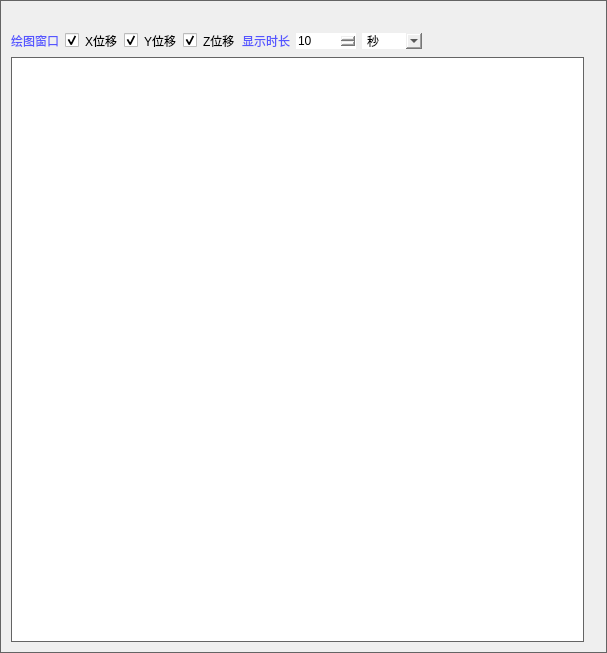
<?xml version="1.0" encoding="UTF-8"?>
<ui version="4.0">
 <class>DrawingDock</class>
 <widget class="QDockWidget" name="DrawingDock">
  <property name="geometry">
   <rect>
    <x>0</x>
    <y>0</y>
    <width>607</width>
    <height>653</height>
   </rect>
  </property>
  <property name="minimumSize">
   <size>
    <width>561</width>
    <height>225</height>
   </size>
  </property>
  <property name="mouseTracking">
   <bool>true</bool>
  </property>
  <property name="tabletTracking">
   <bool>true</bool>
  </property>
  <property name="acceptDrops">
   <bool>true</bool>
  </property>
  <property name="windowIcon">
   <iconset>
    <normaloff>:/toolBar/可视化.png</normaloff>:/toolBar/可视化.png</iconset>
  </property>
  <property name="styleSheet">
   <string notr="true">border:1px solid;
border-color: rgb(100, 100, 100);</string>
  </property>
  <property name="floating">
   <bool>false</bool>
  </property>
  <property name="allowedAreas">
   <set>Qt::AllDockWidgetAreas</set>
  </property>
  <property name="windowTitle">
   <string>实时曲线</string>
  </property>
  <widget class="QWidget" name="widget">
   <layout class="QGridLayout" name="gridLayout_5">
    <item row="2" column="0">
     <layout class="QVBoxLayout" name="verticalLayout">
      <item>
       <layout class="QGridLayout" name="gridLayout_4">
        <item row="1" column="0">
         <widget class="QListWidget" name="listWidget">
          <property name="frameShape">
           <enum>QFrame::Box</enum>
          </property>
          <property name="horizontalScrollMode">
           <enum>QAbstractItemView::ScrollPerPixel</enum>
          </property>
         </widget>
        </item>
       </layout>
      </item>
     </layout>
    </item>
    <item row="0" column="0">
     <widget class="QPushButton" name="pushButton_setting">
      <property name="sizePolicy">
       <sizepolicy hsizetype="Fixed" vsizetype="Fixed">
        <horstretch>0</horstretch>
        <verstretch>0</verstretch>
       </sizepolicy>
      </property>
      <property name="styleSheet">
       <string notr="true">border:0px;
</string>
      </property>
      <property name="text">
       <string/>
      </property>
      <property name="icon">
       <iconset resource="../resource/BiVMS2020.qrc">
        <normaloff>:/test/BiVMS/魔方1.png</normaloff>:/test/BiVMS/魔方1.png</iconset>
      </property>
      <property name="iconSize">
       <size>
        <width>20</width>
        <height>20</height>
       </size>
      </property>
     </widget>
    </item>
    <item row="1" column="0" colspan="3">
     <widget class="QWidget" name="widget_setting" native="true">
      <property name="styleSheet">
       <string notr="true">border:0px;</string>
      </property>
      <layout class="QGridLayout" name="gridLayout_3">
       <property name="leftMargin">
        <number>0</number>
       </property>
       <property name="topMargin">
        <number>0</number>
       </property>
       <property name="rightMargin">
        <number>0</number>
       </property>
       <property name="bottomMargin">
        <number>0</number>
       </property>
       <item row="0" column="0">
        <layout class="QGridLayout" name="gridLayout_2">
         <item row="0" column="0">
          <layout class="QHBoxLayout" name="horizontalLayout">
           <item>
            <widget class="QLabel" name="label_2">
             <property name="styleSheet">
              <string notr="true">border:0px;
font: 9pt &quot;微软雅黑&quot;;
color: rgb(85, 85, 255);</string>
             </property>
             <property name="text">
              <string>绘图窗口</string>
             </property>
            </widget>
           </item>
           <item>
            <widget class="QCheckBox" name="checkBox_showX">
             <property name="styleSheet">
              <string notr="true">border:0px;
font: 9pt &quot;微软雅黑&quot;;</string>
             </property>
             <property name="text">
              <string>X位移</string>
             </property>
             <property name="checked">
              <bool>true</bool>
             </property>
            </widget>
           </item>
           <item>
            <widget class="QCheckBox" name="checkBox_showY">
             <property name="styleSheet">
              <string notr="true">border:0px;
font: 9pt &quot;微软雅黑&quot;;</string>
             </property>
             <property name="text">
              <string>Y位移</string>
             </property>
             <property name="checked">
              <bool>true</bool>
             </property>
            </widget>
           </item>
           <item>
            <widget class="QCheckBox" name="checkBox_showZ">
             <property name="styleSheet">
              <string notr="true">border:0px;
font: 9pt &quot;微软雅黑&quot;;</string>
             </property>
             <property name="text">
              <string>Z位移</string>
             </property>
             <property name="checked">
              <bool>true</bool>
             </property>
            </widget>
           </item>
           <item>
            <widget class="QLabel" name="label_3">
             <property name="styleSheet">
              <string notr="true">border:0px;
font: 9pt &quot;微软雅黑&quot;;
color: rgb(85, 85, 255);</string>
             </property>
             <property name="text">
              <string>显示时长</string>
             </property>
            </widget>
           </item>
           <item>
            <widget class="QSpinBox" name="spinBox_count">
             <property name="sizePolicy">
              <sizepolicy hsizetype="Fixed" vsizetype="Fixed">
               <horstretch>0</horstretch>
               <verstretch>0</verstretch>
              </sizepolicy>
             </property>
             <property name="minimumSize">
              <size>
               <width>60</width>
               <height>0</height>
              </size>
             </property>
             <property name="styleSheet">
              <string notr="true">border:0px;
font: 9pt &quot;微软雅黑&quot;;
</string>
             </property>
             <property name="minimum">
              <number>1</number>
             </property>
             <property name="maximum">
              <number>59</number>
             </property>
             <property name="value">
              <number>10</number>
             </property>
            </widget>
           </item>
           <item>
            <widget class="QComboBox" name="comboBox_time">
             <property name="sizePolicy">
              <sizepolicy hsizetype="Fixed" vsizetype="Fixed">
               <horstretch>0</horstretch>
               <verstretch>0</verstretch>
              </sizepolicy>
             </property>
             <property name="minimumSize">
              <size>
               <width>60</width>
               <height>0</height>
              </size>
             </property>
             <property name="maximumSize">
              <size>
               <width>80</width>
               <height>16777215</height>
              </size>
             </property>
             <property name="styleSheet">
              <string notr="true">border:0px;
font: 9pt &quot;微软雅黑&quot;;
</string>
             </property>
             <item>
              <property name="text">
               <string>秒</string>
              </property>
             </item>
             <item>
              <property name="text">
               <string>分</string>
              </property>
             </item>
             <item>
              <property name="text">
               <string>时</string>
              </property>
             </item>
            </widget>
           </item>
           <item>
            <spacer name="horizontalSpacer_2">
             <property name="orientation">
              <enum>Qt::Horizontal</enum>
             </property>
             <property name="sizeHint" stdset="0">
              <size>
               <width>40</width>
               <height>20</height>
              </size>
             </property>
            </spacer>
           </item>
          </layout>
         </item>
        </layout>
       </item>
      </layout>
     </widget>
    </item>
    <item row="2" column="2">
     <layout class="QGridLayout" name="gridLayout"/>
    </item>
   </layout>
  </widget>
 </widget>
 <layoutdefault spacing="6" margin="11"/>
 <resources>
  <include location="../resource/BiVMS2020.qrc"/>
 </resources>
 <connections/>
</ui>
